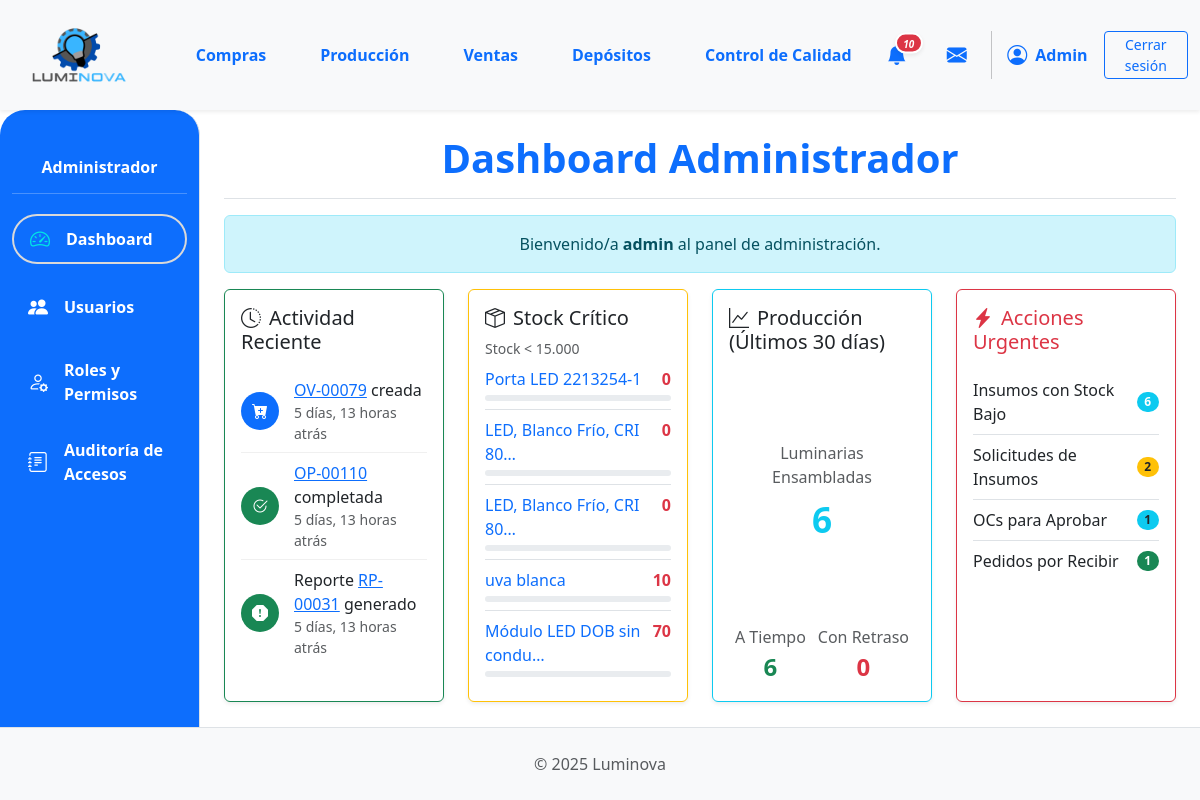
Before: /dashboard/ (signed in) with the older database file.
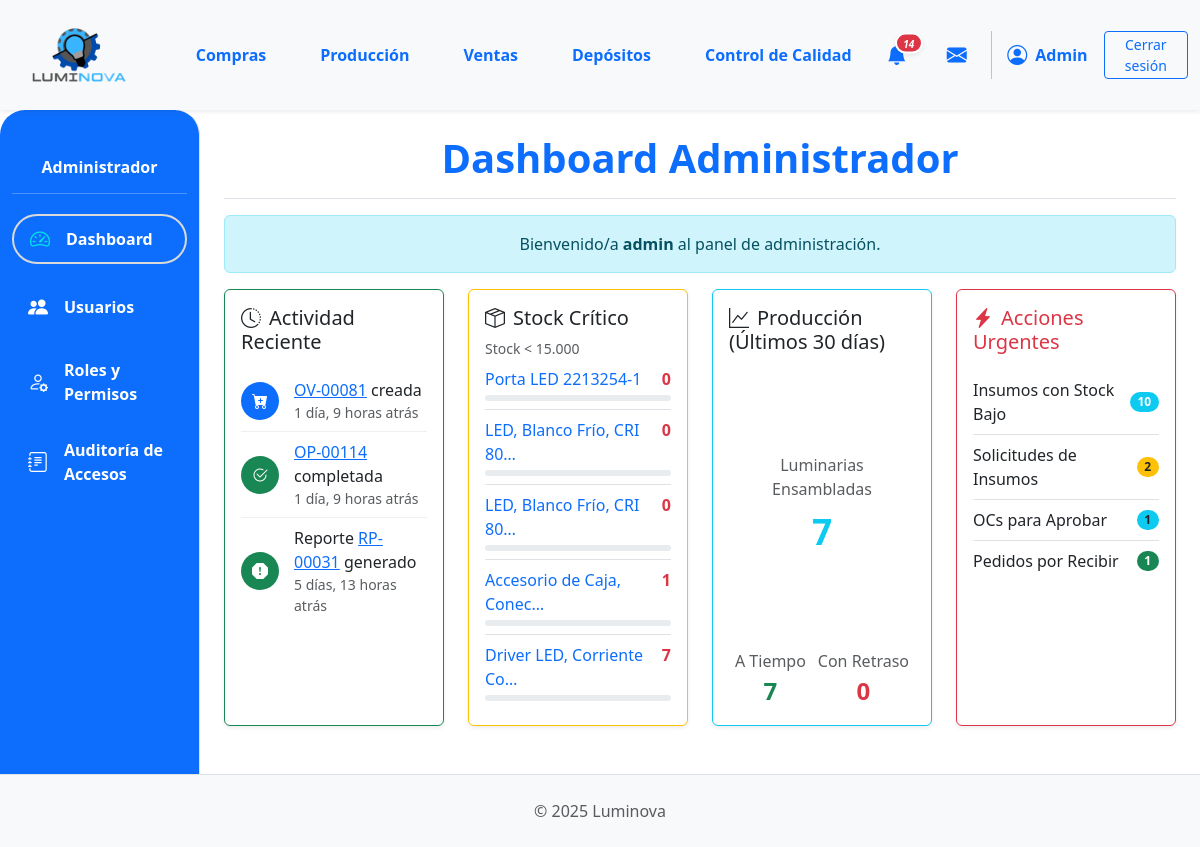
After: the same page with the newer database file.
### App_LUMINOVA/models.py (models this page shows, shortened)
class OrdenVenta(models.Model):
    ESTADO_CHOICES = [
        ("PENDIENTE", "Pendiente Confirmación"),
        ("CONFIRMADA", "Confirmada (Esperando Producción)"),
        ("INSUMOS_SOLICITADOS", "Insumos Solicitados"),
        ("PRODUCCION_INICIADA", "Producción Iniciada"),
        ("PRODUCCION_CON_PROBLEMAS", "Producción con Problemas"),
        ("LISTA_ENTREGA", "Lista para Entrega"),
        ("COMPLETADA", "Completada/Entregada"),
        ("CANCELADA", "Cancelada"),
    ]
    numero_ov = models.CharField(
        max_length=20, unique=True, verbose_name="N° Orden de Venta"
    )
    cliente = models.ForeignKey(
        Cliente, on_delete=models.PROTECT, related_name="ordenes_venta"
    )
    fecha_creacion = models.DateTimeField(default=timezone.now)
    estado = models.CharField(
        max_length=50, choices=ESTADO_CHOICES, default="PENDIENTE"
    )
    total_ov = models.DecimalField(
        max_digits=12, decimal_places=2, default=0.00, verbose_name="Total OV"
    )
    notas = models.TextField(blank=True, null=True)

class OrdenProduccion(models.Model):
    numero_op = models.CharField(
        max_length=20, unique=True, verbose_name="N° Orden de Producción"
    )
    orden_venta_origen = models.ForeignKey(
        OrdenVenta,
        on_delete=models.SET_NULL,
        null=True,
        blank=True,
        related_name="ops_generadas",
    )
    producto_a_producir = models.ForeignKey(
        ProductoTerminado, on_delete=models.PROTECT, related_name="ordenes_produccion"
    )
    cantidad_a_producir = models.PositiveIntegerField()
    estado_op = models.ForeignKey(
        EstadoOrden,
        on_delete=models.SET_NULL,
        null=True,
        blank=True,
        related_name="ops_estado",
    )
    fecha_solicitud = models.DateTimeField(default=timezone.now)
    fecha_inicio_real = models.DateTimeField(null=True, blank=True)
    fecha_inicio_planificada = models.DateField(null=True, blank=True)
    fecha_fin_real = models.DateTimeField(null=True, blank=True)
    fecha_fin_planificada = models.DateField(null=True, blank=True)
    sector_asignado_op = models.ForeignKey(
        SectorAsignado,
        on_delete=models.SET_NULL,
        null=True,
        blank=True,
        related_name="ops_sector",
    )
    notas = models.TextField(null=True, blank=True, verbose_name="Notas")

class Insumo(models.Model):
    notificado_a_compras = models.BooleanField(default=False, help_text="¿Ya fue notificado a compras por stock bajo?")
    descripcion = models.CharField(max_length=255)
    categoria = models.ForeignKey(
        CategoriaInsumo, on_delete=models.PROTECT, related_name="insumos"
    )
    fabricante = models.ForeignKey(
        Fabricante,
        on_delete=models.SET_NULL,
        null=True,
        blank=True,
        related_name="insumos_fabricados",
    )
    imagen = models.ImageField(null=True, blank=True, upload_to="insumos/")
    stock = models.IntegerField(default=0)
    cantidad_en_pedido = models.PositiveIntegerField(
        default=0, verbose_name="Cantidad en Pedido", blank=True, null=True
    )
    deposito = models.ForeignKey(
        "Deposito",
        on_delete=models.PROTECT,
        related_name="insumos",
        null=True,
        blank=True,
        help_text="Depósito al que pertenece este insumo",
    )

### App_LUMINOVA/views_auth.py (the view)
# urls.py: path("dashboard/", dashboard_view, name="dashboard"),
@login_required
def dashboard_view(request):
    ops_con_problemas_reportados_count = (
        Reportes.objects.filter(resuelto=False, orden_produccion_asociada__isnull=False)
        .values("orden_produccion_asociada_id")
        .distinct()
        .count()
    )
    solicitudes_insumos_pendientes = OrdenProduccion.objects.filter(
        estado_op__nombre__iexact="Insumos Solicitados"
    ).count()
    ocs_para_aprobar = Orden.objects.filter(tipo="compra", estado="BORRADOR").count()
    UMBRAL_STOCK_BAJO = 15000
    insumos_criticos_query = Insumo.objects.filter(
        stock__lt=UMBRAL_STOCK_BAJO
    ).order_by("stock")[:5]
    insumos_criticos_con_porcentaje = []
    for insumo in insumos_criticos_query:
        porcentaje_stock = (
            int((insumo.stock / UMBRAL_STOCK_BAJO) * 100)
            if UMBRAL_STOCK_BAJO > 0
            else 0
        )
        insumos_criticos_con_porcentaje.append(
            {"insumo": insumo, "porcentaje_stock": min(100, porcentaje_stock)}
        )
    hace_30_dias = timezone.now() - timedelta(days=30)
    ops_completadas_recientemente = OrdenProduccion.objects.filter(
        estado_op__nombre__iexact="Completada", fecha_fin_real__gte=hace_30_dias
    )
    total_luminarias_ensambladas = (
        ops_completadas_recientemente.aggregate(total=Sum("cantidad_a_producir"))[
            "total"
        ]
        or 0
    )
    total_ops_completadas = ops_completadas_recientemente.count()
    ops_a_tiempo = ops_completadas_recientemente.filter(
        fecha_fin_real__date__lte=F("fecha_fin_planificada")
    ).count()
    ops_con_retraso = total_ops_completadas - ops_a_tiempo
    tasa_cumplimiento = (
        (ops_a_tiempo / total_ops_completadas * 100) if total_ops_completadas > 0 else 0
    )
    try:
        ultima_ov = OrdenVenta.objects.latest("fecha_creacion")
    except OrdenVenta.DoesNotExist:
        ultima_ov = None
    try:
        ultima_op_completada = OrdenProduccion.objects.filter(
            estado_op__nombre__iexact="Completada"
        ).latest("fecha_fin_real")
    except OrdenProduccion.DoesNotExist:
        ultima_op_completada = None
    try:
        ultimo_reporte = Reportes.objects.latest("fecha")
    except Reportes.DoesNotExist:
        ultimo_reporte = None
    context = {
        "ops_con_problemas_count": ops_con_problemas_reportados_count,
        "solicitudes_insumos_pendientes_count": solicitudes_insumos_pendientes,
        "ocs_para_aprobar_count": ocs_para_aprobar,
        "insumos_criticos_list": insumos_criticos_con_porcentaje,
        "umbral_stock_bajo": UMBRAL_STOCK_BAJO,
        "total_luminarias_ensambladas": total_luminarias_ensambladas,
        "ops_a_tiempo": ops_a_tiempo,
        "ops_con_retraso": ops_con_retraso,
        "tasa_cumplimiento": tasa_cumplimiento,
        "ultima_ov": ultima_ov,
        "ultima_op_completada": ultima_op_completada,
        "ultimo_reporte": ultimo_reporte,
    }
    return render(request, "admin/dashboard.html", context)

### App_LUMINOVA/context_processors.py (called while the page is built)
def puede_ver_deposito_sidebar(request):
    user = getattr(request, 'user', None)
    if not user or not user.is_authenticated:
        return {'puede_ver_deposito_sidebar': False}
    if user.is_superuser:
        return {'puede_ver_deposito_sidebar': True}
    tiene_depositos = UsuarioDeposito.objects.filter(usuario=user).exists()
    if user.groups.filter(name='Depósito').exists() and tiene_depositos:
        return {'puede_ver_deposito_sidebar': True}
    return {'puede_ver_deposito_sidebar': False}

### App_LUMINOVA/models.py (called while the page is built)
    @staticmethod
    def pedidos_por_deposito(deposito_id):
        return Orden.objects.filter(insumo_principal__deposito_id=deposito_id)

    @staticmethod
    def solicitudes_por_deposito(deposito_id):
        return OrdenProduccion.objects.filter(producto_a_producir__deposito_id=deposito_id)

### App_LUMINOVA/templates/admin/dashboard.html (shortened to what the changed rows need)
{% extends 'padre.html' %}
{% load humanize %}
{% block content %}
<div class="d-flex justify-content-between flex-wrap flex-md-nowrap align-items-center pb-2 mb-3 border-bottom flex-column">
    <h1 class="h1 fw-bold text-primary">Dashboard Administrador</h1>
</div>
<div class="row row-cols-1 row-cols-md-2 row-cols-xl-4 g-4 mb-4">
    <div class="col">
        <div class="card h-100 border-success shadow-sm">
            <div class="card-body d-flex flex-column">
                <div class="timeline">
                    {% if ultima_ov %}
                    <div class="timeline-item">
                        <div class="timeline-icon bg-primary"><i class="bi bi-cart-plus-fill"></i></div>
                        <div class="flex-grow-1">
                            <a href="{% url 'App_LUMINOVA:ventas_detalle_ov' ultima_ov.id %}">{{ ultima_ov.numero_ov }}</a> creada
                            <small class="d-block text-muted">{{ ultima_ov.fecha_creacion|timesince }} atrás</small>
                        </div>
                    </div>
                    {% endif %}
                    {% if ultima_op_completada %}
                    <div class="timeline-item">
                        <div class="timeline-icon bg-success"><i class="bi bi-check2-circle"></i></div>
                        <div class="flex-grow-1">
                            <a href="{% url 'App_LUMINOVA:produccion_detalle_op' ultima_op_completada.id %}">{{ ultima_op_completada.numero_op }}</a> completada
                            <small class="d-block text-muted">{{ ultima_op_completada.fecha_fin_real|timesince }} atrás</small>
                        </div>
                    </div>
                    {% endif %}
                </div>
            </div>
        </div>
    </div>
    <div class="col">
        <div class="card h-100 border-warning shadow-sm">
            <div class="card-body">
                <ul class="list-group list-group-flush">
                    {% for item_data in insumos_criticos_list %}
                    <li class="list-group-item px-0 py-2">
                        <a href="{% url 'App_LUMINOVA:compras_seleccionar_proveedor_para_insumo' item_data.insumo.id %}" class="text-decoration-none d-block" title="Iniciar compra para {{ item.insumo.descripcion }}">
                            <div class="d-flex justify-content-between">
                                <span>{{ item_data.insumo.descripcion|truncatechars:25 }}</span>
                                <span class="fw-bold text-danger">{{ item_data.insumo.stock|intcomma }}</span>
                            </div>
                            <div class="stock-progress-bar mt-1">
                            </div>
                        </a>
                    </li>
                    {% empty %}
                    <li class="list-group-item px-0 text-success"><i class="bi bi-check-circle-fill"></i> No hay insumos críticos.</li>
                    {% endfor %}
                </ul>
            </div>
        </div>
    </div>
    <div class="col">
        <div class="card h-100 border-info shadow-sm kpi-card">
            <div class="card-body">
                <div class="text-center my-3">
                    <p class="text-muted mb-1">Luminarias Ensambladas</p>
                    <div class="kpi-value text-info">{{ total_luminarias_ensambladas|intcomma }}</div>
                </div>
                <div class="d-flex justify-content-around text-center">
                    <div>
                        <p class="text-muted mb-0">A Tiempo</p>
                        <p class="fs-4 fw-bold text-success mb-0">{{ ops_a_tiempo }}</p>
                    </div>
                </div>
            </div>
        </div>
    </div>
    <div class="col">
        <div class="card h-100 border-danger shadow-sm">
            <div class="card-body d-flex flex-column">
                <div class="list-group list-group-flush">
                    {% if total_notificaciones > 0 %}
                        {% if insumos_stock_bajo_count > 0 %}
                            <a href="{% url 'App_LUMINOVA:compras_desglose' %}" class="list-group-item list-group-item-action d-flex justify-content-between align-items-center px-0">
                                Insumos con Stock Bajo
                                <span class="badge bg-info rounded-pill">{{ insumos_stock_bajo_count }}</span>
                            </a>
                        {% endif %}
                    {% else %}
                        <div class="list-group-item text-success px-0">
                            <i class="bi bi-check-circle-fill me-2"></i>No hay acciones urgentes.
                        </div>
                    {% endif %}
                </div>
            </div>
        </div>
    </div>
</div>
{% endblock %}

### App_LUMINOVA/templates/shared/header.html (shortened to what this page needs)
{% load static %}
<header>
    <nav class="navbar navbar-expand-lg navbar-light bg-light shadow-sm p-0">
        <div class="container-fluid d-flex align-items-center">
            <div class="col-md-3 col-lg-1">
                <a class="navbar-brand d-flex align-items-center ms-3" href="{% url 'App_LUMINOVA:dashboard' %}">
                    <img src="{% static 'img/logo.png' %}" alt="Luminova Logo" height="100" width="100" class="d-inline-block align-text-top me-2">
                </a>
            </div>
            <div class="collapse navbar-collapse" id="navbarContent" style="padding-left: 5%;">
                <ul class="navbar-nav mb-2 mb-lg-0 d-flex justify-content-around w-100">
                    <li class="nav-item"><a class="nav-link text-primary fw-bold" href="{% url 'App_LUMINOVA:compras_lista_oc' %} ">Compras</a></li>
                    <li class="nav-item"><a class="nav-link text-primary fw-bold" href="{% url 'App_LUMINOVA:produccion_principal' %}">Producción</a></li>
                    <li class="nav-item"><a class="nav-link text-primary fw-bold" href="{% url 'App_LUMINOVA:ventas_lista_ov' %}">Ventas</a></li>
                    <li class="nav-item"><a class="nav-link text-primary fw-bold" href="{% url 'App_LUMINOVA:seleccionar_deposito' %}">Depósitos</a></li>
                    <li class="nav-item"><a class="nav-link text-primary fw-bold" href="{% url 'App_LUMINOVA:control_calidad_view' %}">Control de Calidad</a></li>
                </ul>
                <div class="navbar-nav ms-auto d-flex flex-row align-items-center">
                    {% if user.is_authenticated %}
                        <div class="nav-item dropdown me-3">
                            <a class="nav-link px-2 position-relative d-flex align-items-center" href="#" role="button" data-bs-toggle="dropdown" aria-expanded="false" title="Notificaciones">
                                <i class="bi bi-bell-fill fs-5 text-primary">
                                    {% if total_notificaciones > 0 %}
                                    <span class="position-absolute translate-middle badge rounded-pill bg-danger shadow-sm" style="font-size: 0.5em; min-width:18px; border:2px solid #fff; margin-top: 3px; margin-left: 2px; display: inline-block; text-align: center;">{{ total_notificaciones }}</span>
                                    {% endif %}
                                </i>
                            </a>
                        </div>
                        <div class="nav-item dropdown ms-2" id="dropdown-mensajes">
                            <a class="nav-link px-2 position-relative d-flex align-items-center" href="#" id="mensajesDropdown" role="button" data-bs-toggle="dropdown" aria-expanded="false" title="Mensajes">
                                <i class="bi bi-envelope-fill fs-5 text-primary"></i>
                            </a>
                        </div>
                        <div class="nav-item d-flex align-items-center">
                             <i class="bi bi-person-circle fs-5 text-primary"></i>
                             <span class="ms-2 fw-bold text-primary">{{ user.first_name|default:user.username|capfirst }}</span>
                        </div>
                        <div class="nav-item ms-3">
                            <a class="btn btn-outline-primary btn-sm btn-CS" href="{% url 'App_LUMINOVA:logout' %}">Cerrar sesión</a>
                        </div>
                    {% endif %}
                </div>
            </div>
        </div>
    </nav>
</header>

Changed rows visible on the page:
no longer on this page (row unchanged): OrdenVenta: numero_ov "OV-00079", fecha_creacion "5 días, 13 horas"
no longer on this page (row unchanged): OrdenProduccion: numero_op "OP-00110", fecha_fin_real "5 días, 13 horas"
no longer on this page (row unchanged): Insumo: insumo.descripcion "uva blanca", insumo.stock "10"
no longer on this page (row unchanged): Insumo: insumo.descripcion "Módulo LED DOB sin condu…", insumo.stock "70"
added OrdenVenta: numero_ov "OV-00081", fecha_creacion "1 día, 9 horas"
added OrdenProduccion: numero_op "OP-00114", fecha_fin_real "1 día, 9 horas"
added Insumo: insumo.descripcion "Accesorio de Caja, Conec…", insumo.stock "1"
added Insumo: insumo.descripcion "Driver LED, Corriente Co…", insumo.stock "7"
Other visible differences:
{{ total_notificaciones }}: "10" → "14"
{{ total_luminarias_ensambladas|intcomma }}: "6" → "7"
{{ ops_a_tiempo }}: "6" → "7"
{{ insumos_stock_bajo_count }}: "6" → "10"
